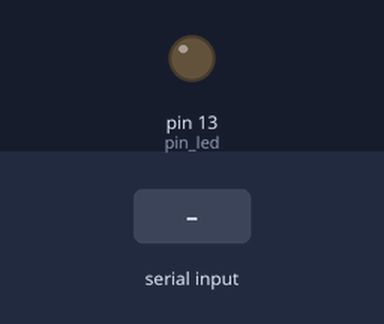
This sketch was run on a simulated Arduino Uno, built with avr-gcc and run on an emulated ATmega328P. Shown: output pins drawn as LEDs (lit = HIGH). The inputs (shaded band) are chosen by the test bench.

Above: at 1.2 s.
1.3 s: "HIGH" received over Serial
At 1.9 s:
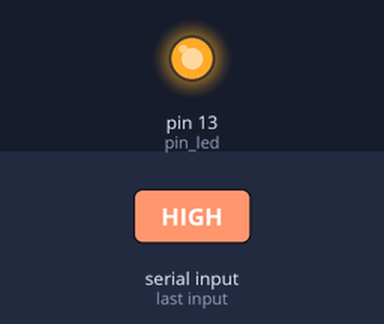
2.8 s: "LOW" received over Serial
At 4.2 s:
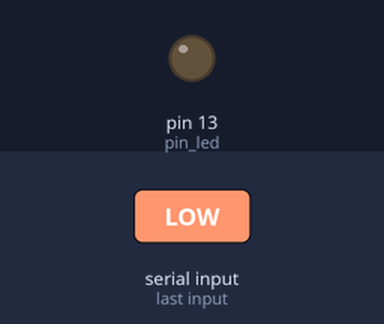
Timing chart, 0 to 5.8 s (numbered marks = the images above; inputs shaded):
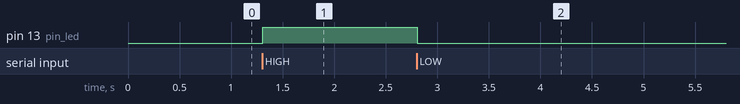

The sketch:

SerialCommunication1Receiver.ino
```cpp
const int pin_led = 13;

void setup()
{
  Serial.begin(9600);
  pinMode(pin_led,OUTPUT);
}

void loop()
{
  String s;
  while (Serial.available())
  {
    s += static_cast<char>(Serial.read());
    delay(1);
  }
  if (s.length() == 0) return;
  if (s == "HIGH")
  {
    digitalWrite(pin_led,HIGH);
  }
  else if (s == "LOW")
  {
    digitalWrite(pin_led,LOW);
  }
  else
  {
    //Pech gehad!
  }
  delay(1000);
}
```

Measured:
- after the input at 1.3 s, pin 13 (pin_led): LOW → HIGH at once
- after the input at 2.8 s, pin 13 (pin_led): HIGH → LOW at once
